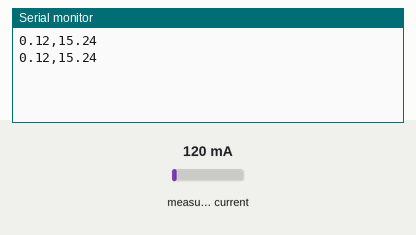
Bench run of a sketch on a simulated ESP32. Parts: the last lines printed to the serial monitor. The test bench sets the inputs (shaded band); at power-on: measured current 120 mA.

Above: at 11.1 s.
11.2 s: measured current set to 40 mA
At 21.2 s:
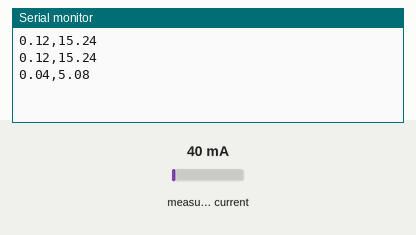
21.4 s: measured current set to 500 mA
At 31.2 s:
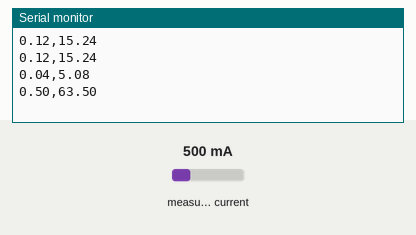
Timing chart, 0 to 32.7 s (numbered marks = the images above; inputs shaded):
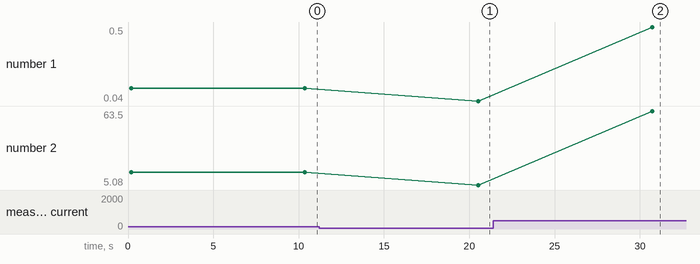

Measured:
- after the input at 11.2 s, the serial monitor: prints a new line after 9.3 s (image 1)
- after the input at 21.4 s, the serial monitor: prints a new line after 9.3 s (image 2)
- plotted number 1: 0.12 → 0.04 after the input at 11.2 s, 0.04 → 0.5 after the input at 21.4 s
- plotted number 2: 15.24 → 5.08 after the input at 11.2 s, 5.08 → 63.5 after the input at 21.4 s

The sketch:

medidorDePotencia.ino
```cpp
#include <EmonLib.h>
#include <SPI.h>

EnergyMonitor emon1;

//Tensao da rede eletrica
int rede = 127;

float pino_sct = 34;

void setup(){
  Serial.begin(9600);
  // 2000/25 = 80
  emon1.current(pino_sct, 80);
}

void loop(){

  //Calcula a corrente
  double Irms = emon1.calcIrms(1480);
  double potencia = rede * Irms;

  //Linha de Saída
  Serial.print(Irms);
  Serial.print(",");
  Serial.print(potencia);
  Serial.print("\n");

  delay(10000);
}
```
